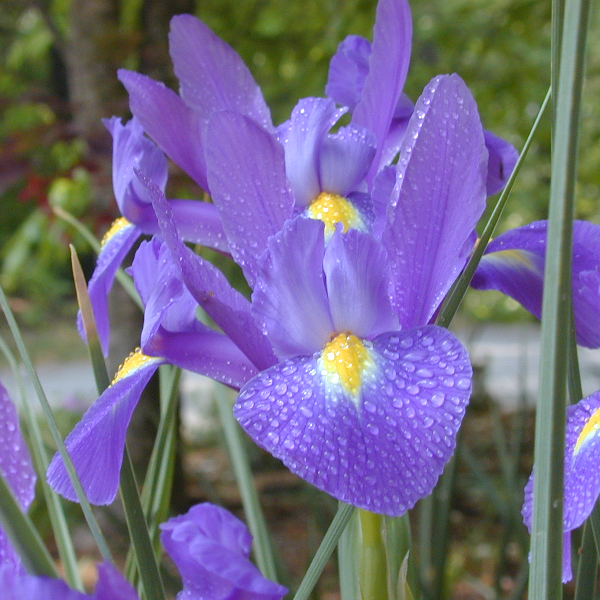
#> input picture img/iris.jpg, 600 x 600 px
$ jupyter execute --allow-errors chap2_example2-1.ipynb   (shell and % lines are left out)
#> lines starting #> are read from the running program, lines starting #| are printed output that depends on the picture; after the words box and inside, x2 and y2 are one past the last pixel; in counts of white or black regions, pixels touching at a corner belong together
# Python图像处理库
> * __Pillow__(PIL：Python Image Library)，It provides image storage, image display, format conversion and so on. But the support for pixel level is not good.
> * __Numpy__: Basic array and matrix operation
> * __Opencv__:OpenCV(Open Source Computer Vision Library)是计算机视觉领域应用最广泛的开源工具包，基于C/C++，支持Linux/Windows/MacOS/Android/iOS，并提供了Python，Matlab和Java等语言的接口
> * __Scipy__:  Including ndimage, a conventional image processing library.
> * __scikit-image__: large and complete image processing library
> * __ITK，VTK__: popular libraries in the industry
# 机器学习建模工具库
> * scikit learn 是简单高效的数据挖掘和数据分析工具，建立在 NumPy ，SciPy 和 matplotlib 上,开源，可商业使用.
# 可视化工具库
> * matplotlib

# 安装opencv库
> * 下载opencv_python-4.1.0.25-cp37-cp37m-win_amd64.whl
> * 以管理员身份进入anaconda 终端
> * pip install 安装源文件

[cell 1]
# 用OPenCV打开、显示和保存图像
import cv2
img = cv2.imread(r'../img/iris.jpg')    #参数0说明读入灰度图像
#> img is the input picture: shape (600, 600, 3); mean B, G, R 137, 105.9, 115.1
cv2.namedWindow("image",0)
cv2.imshow('image',img)
k=cv2.waitKey(0)
#> (key Esc is pressed here)
if k == 27:         		# wait for ESC key to exit
    cv2.destroyAllWindows()
elif k == ord('s'): 			# wait for 's' key to save and exit
    cv2.imwrite('iris.png',img)  #保存图像
    cv2.destroyAllWindows()

(1)	使用函数cv2.imread()读入图像。函数的第一个参数是读取图像的存取路径；第二个参数是读取图片的方式，有以下几种读取方式：
–	cv2.IMREAD_COLOR：读入一副彩色图像。图像的透明度会被忽略，这是默认参数；
–	cv2.IMREAD_GRAYSCALE：以灰度模式读入图像，此常量对应整数值为0；
–	cv2.IMREAD_UNCHANGED：读入的图像包括alpha通道。
(2)	cv2.namedWindow()函数可创建一个窗口，cv2.destroyAllWindows()函数可以删除所有已建立的窗口；cv2.destroyWindow()可删除特定的窗口。
(3)	函数cv2.imshow()可以在cv2.namedWindow()函数创建的窗口中显示图像，函数的第一个参数是窗口的名字；第二个参数是需要显示的图像。
(4)	cv2.waitKey()是一个键盘绑定函数。函数功能是让系统暂停下来，等待特定的时间（单位为毫秒），看用户是否从键盘输入数据。在等待的时间段内，如果用户按下任意键，这个函数会返回按键的ASCII码值，并且程序将会结束暂停继续运行。如果用户一直没有按键，则函数返回值为-1。如果设置函数的参数为0，那么系统将会无限期的等待键盘输入。它常用来检测特定键是否被按下，例如，本例题中的按键ESC和’s’是否被按下。

[cell 2]
# 使用opencv打开图像，用matplotlib显示、保存图像
#opencv是BGR模式，而matplot是RGB模式
import cv2
import matplotlib.pyplot as plt
plt.rcParams['font.family']=['SimHei'] #用来正常显示中文
plt.rcParams['axes.unicode_minus']=False #用来正常显示负号

img_BGR = cv2.imread(r'..\img\iris.jpg')
img_RGB=cv2.cvtColor(img_BGR,cv2.COLOR_BGR2RGB)

plt.figure()
plt.subplot(121)
plt.axis("off")
plt.title('BGR模式的彩色图像')
plt.imshow(img_BGR)

plt.subplot(122)
plt.axis("off")
plt.title('RGB模式的彩色图像')
plt.imshow(img_RGB)
plt.savefig("BGR2RGB.jpg")
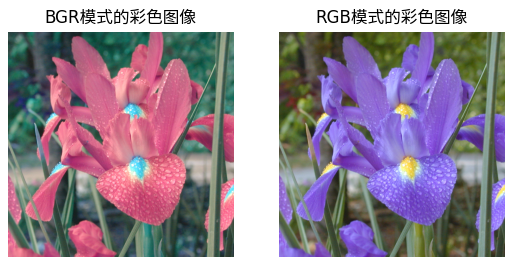
#> figure drawn by matplotlib, 2 panels; B, G, R data is drawn as R, G, B
plt.show()

(1)	Matplotib默认情况不支持中文，一个简单的中文解决方案是添加语句：plt.rcParams['font.family']=['SimHei']，所设置的参数是本机中安装了的字体名。
(2)	需要注意：OpenCV读取的彩色图像是BGR模式，直接用Matplotib显示时，实际上是将蓝色通道当作红色通道、红色通道当作蓝色通道来显示。

[cell 3]
'''提取感兴趣ROI（Region Of Interest）区域'''
import numpy as np
import cv2
img_color = cv2.imread(r'..\img\alphabet.jpg')
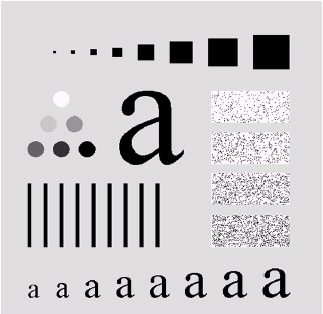
#> input picture img/alphabet.jpg, 323 x 314 px, found by its file name
#> img_color is the input picture: shape (314, 323, 3); mean B, G, R 202.8, 200.8, 202.9
print(type(img_color))   					#打印输出所读入图像数据的类型，是NumPy数组
#| <class 'numpy.ndarray'>
# [9 lines of commented-out code are left out]

[cell 4]
# 用OPenCV打开、显示和保存图像
import cv2
img0 = cv2.imread(r'../img/mapleleaf.tif')    #参数0说明读入灰度图像
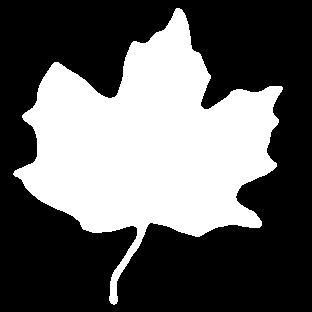
#> input picture img/mapleleaf.tif, 312 x 312 px
#> img0 is the input picture: shape (312, 312, 3); 38.2% white; 1 white region, box (x1, y1, x2, y2) and area: (13, 8, 283, 305) 37215
font=cv2.FONT_HERSHEY_COMPLEX
color=(255,255,255)
path=".\\studentImg\\mapleleaf"
bj="2_"
for i in range(1,35):
    wstr=bj+str(i)
    img=img0.copy()
    cv2.putText(img,wstr,(10,30),font,1,color,3)
    cv2.namedWindow("image", cv2.WINDOW_AUTOSIZE)
    cv2.imshow('image',img)
    k=cv2.waitKey(0)
    if k == 27:         		# wait for ESC key to exit
        cv2.destroyWindow("image")
    elif k == ord('s'):    # wait for 's' key to save and exit
        filename=path+wstr+".jpg"
        cv2.imwrite(filename,img)  #保存图像
#> this loop made 34 passes; (key Esc is pressed on pass 1)
#> pass 1, `cv2.imshow('image',img)`:
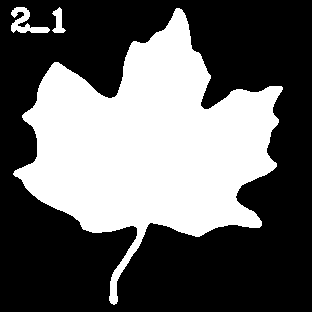
#> window 'image': shape (312, 312, 3); 38.9% white; 3 white regions, box (x1, y1, x2, y2) and area: (13, 8, 283, 305) 37215, (11, 7, 50, 33) 442, (52, 7, 66, 33) 191
#> pass 2, `cv2.imshow('image',img)`:
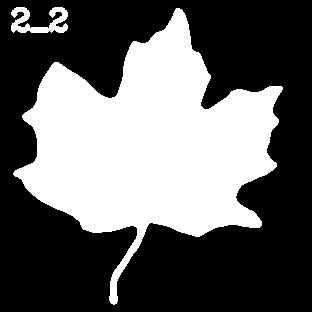
#> window 'image': shape (312, 312, 3); 39% white; 2 white regions, box (x1, y1, x2, y2) and area: (13, 8, 283, 305) 37215, (11, 7, 68, 33) 768
#> after the loop:
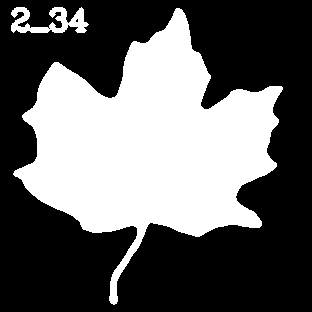
#> img: shape (312, 312, 3); 39.3% white; 2 white regions, box (x1, y1, x2, y2) and area: (13, 8, 283, 305) 37215, (11, 7, 89, 33) 1032
cv2.destroyAllWindows()

[cell 5]
# 用OPenCV打开、显示和保存图像
import cv2
img = cv2.imread(r'../img/iris.jpg')    #读入
cv2.namedWindow("image", cv2.WINDOW_AUTOSIZE)
cv2.imshow('image',img)               #显示
cv2.waitKey(0)
cv2.imwrite('iris.png',img)  #保存图像
cv2.destroyAllWindows()

[cell 6]
print("%5.2f two %s" % (3.1415926, 'three'))

[cell 7]
x = [1,2,'hello']  #列表
y = (1,2,'hello') #元组：枷锁
z={1,2,1,1,'hello'}  #集合
d={"name":"cai","sex":"female"}#字典 键值对

[cell 8]
for i in x:
    print(i)
